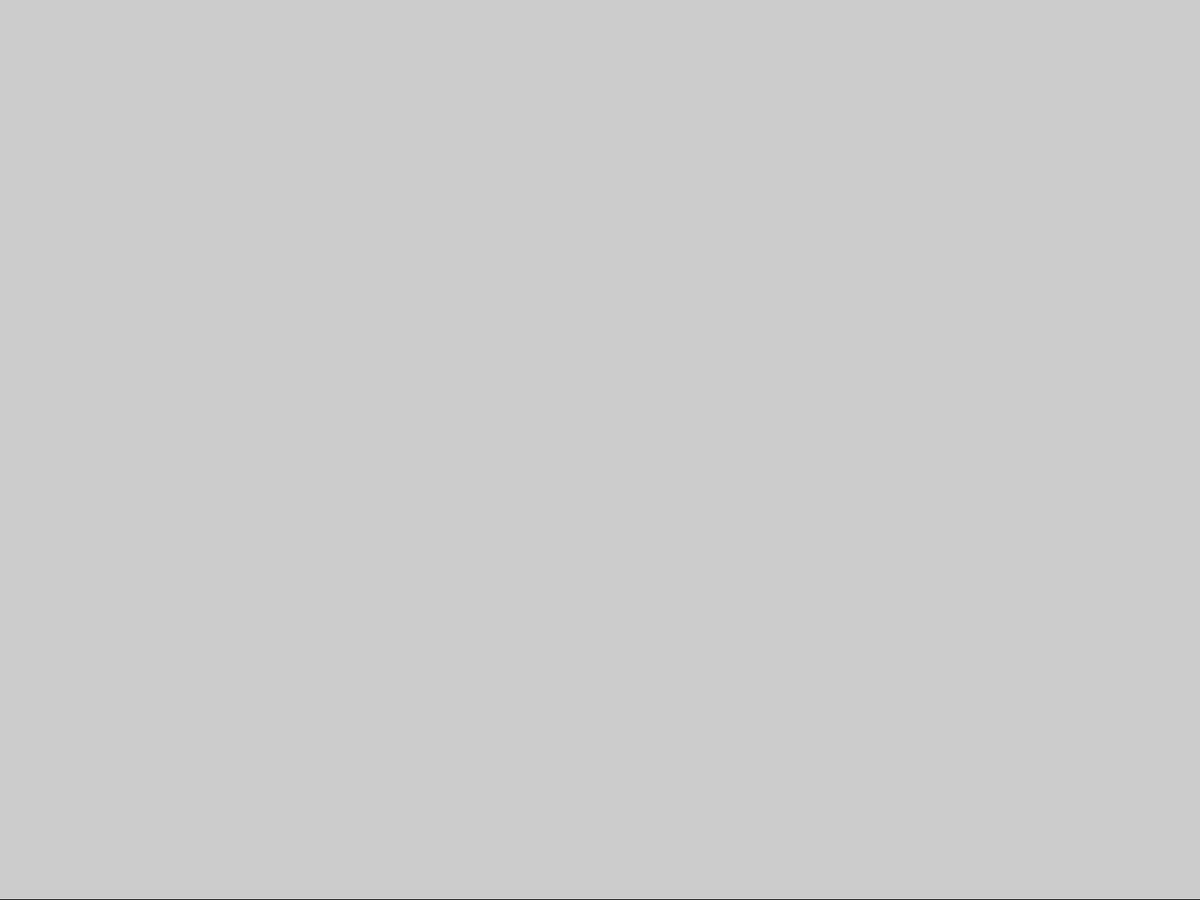
Frame 1 (no input)
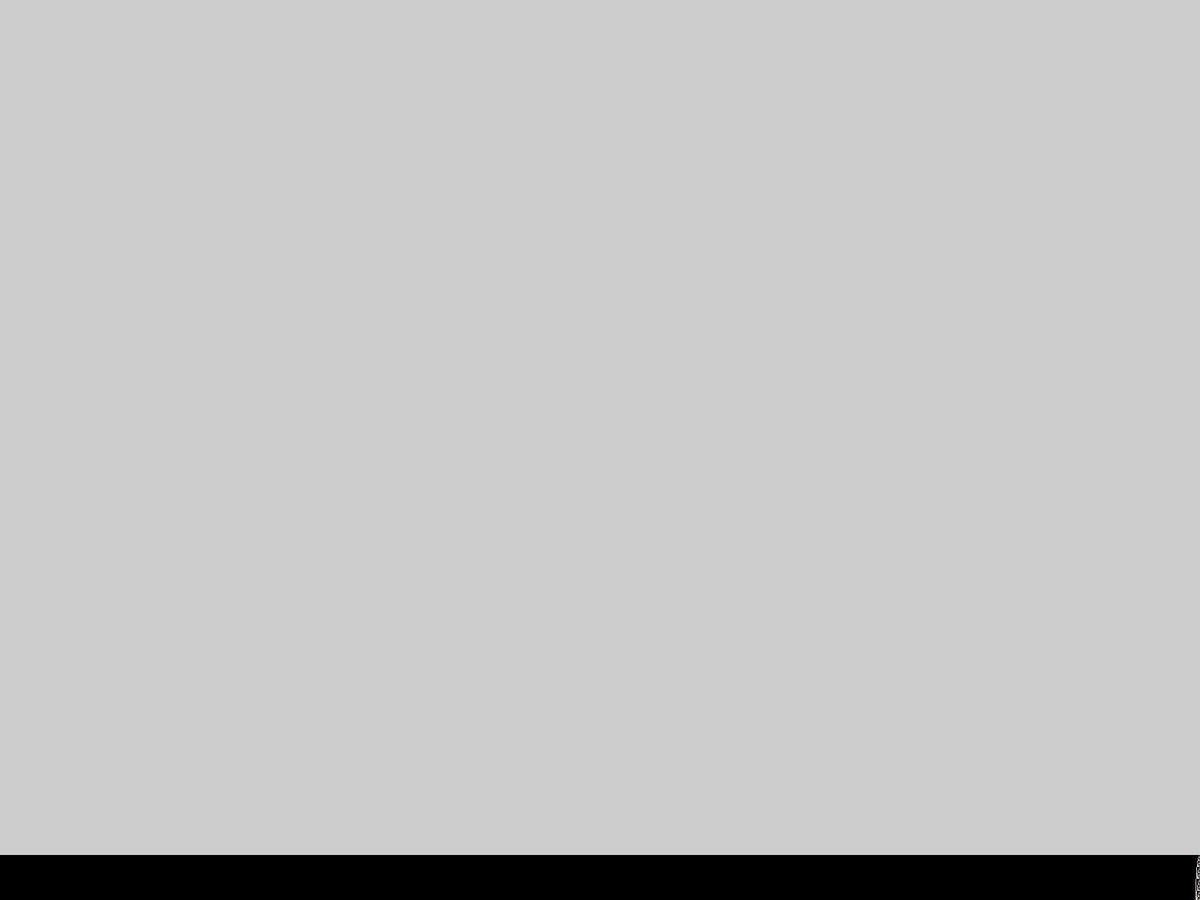
Frame 60 (the mouse pressed at the canvas centre just before this capture)
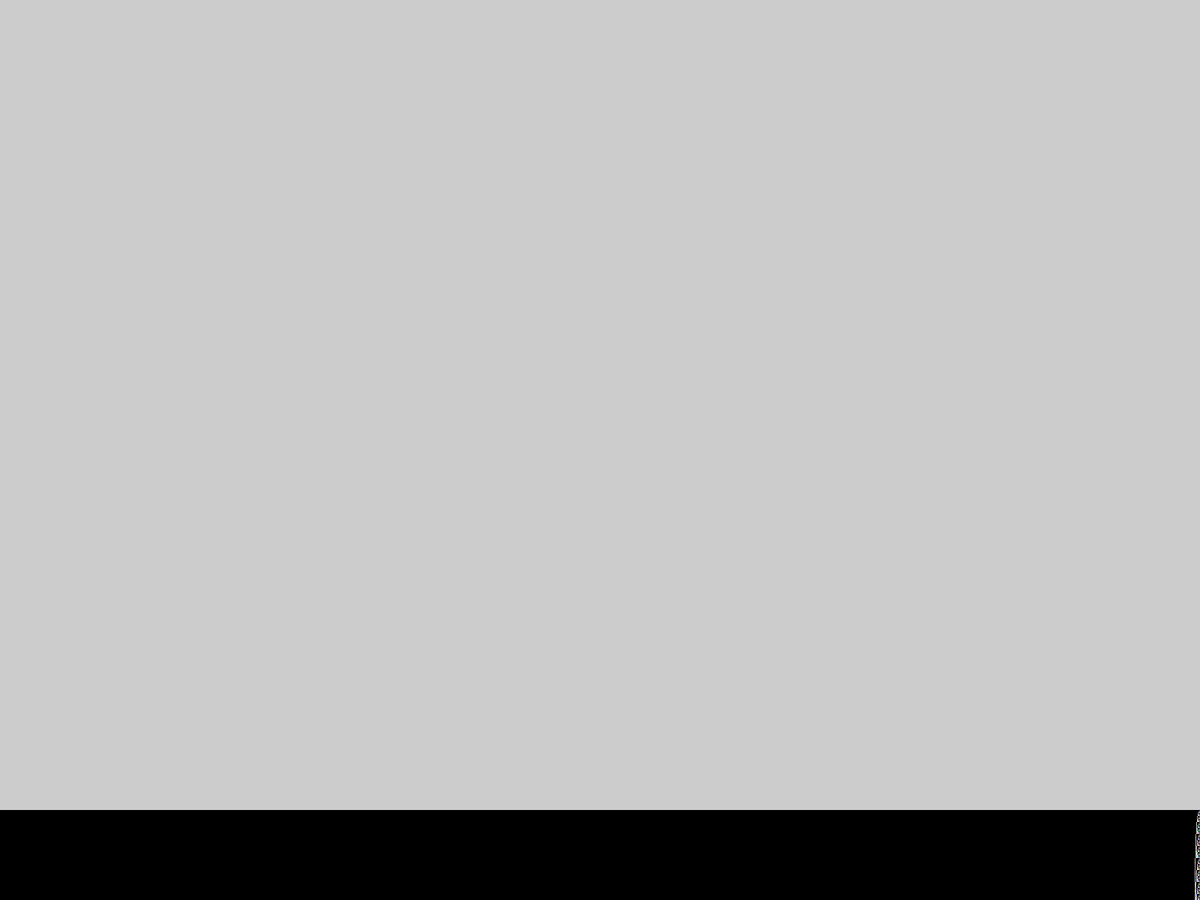
Frame 120 (the mouse held since frame 60 and released just before this capture)

The Processing sketch that drew these frames (run headless with seeded random() and noise(); from frame 60 on, the mouse is pressed at the canvas centre):

// Processing sketch: Bits
// ── Bits.pde
boolean[] bits;

color on = color(255,255,255);
color off = color(0,0,0);

void setup() {
  //size(100,1000);
  fullScreen();
  
  bits = new boolean[width];
  
  for(int i = 0; i < bits.length; i++) {
    bits[i] = false;
  }
}

void draw() {
  long start = millis();
  loadPixels();
  for(int i = 0; i < height-1; i++) {
    for(int j = 0; j < width; j++) {
      
       pixels[(width*i)+j] = pixels[(width*(i+1))+j];
    }
  }
  boolean all_on = true;
  for(int i = 0; i < width; i++) {
    if(!bits[i]) {
      all_on = false;
    }
    int r = round(random(127,255));
    int g = round(random(127,255));
    int b = round(random(127,255));
    pixels[(width*(height-1))+i] = bits[i] ? color(r,g,b) : off;
  }
  
  if(all_on) {
    noLoop();
    return;
  }
  
  updatePixels();
  
  for(int i = bits.length-1; i >= 0; i--) {
    bits[i] = !bits[i];
    if(bits[i]) {
      break;
    }
  }
  println("Loop time = ", (millis() - start));
}
